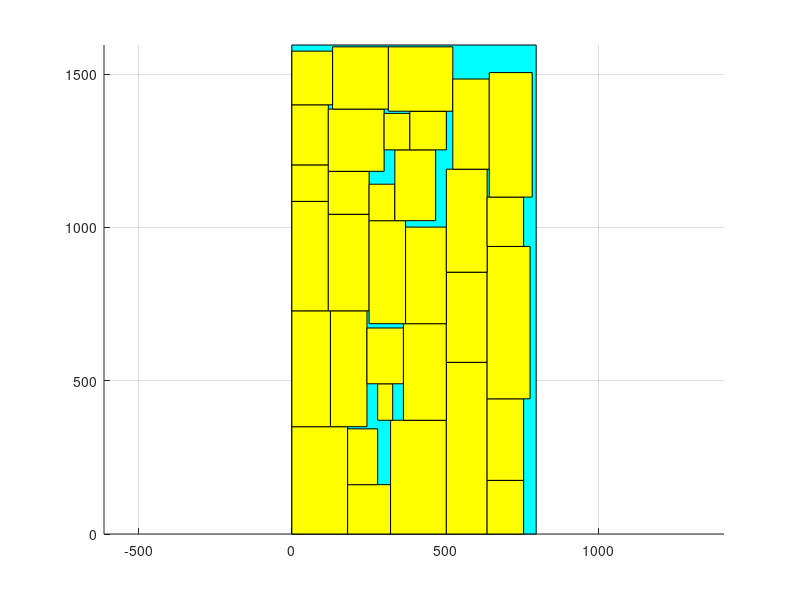

Source code (MATLAB):
axis equal;
hold on;
grid on;
block_x=[0 0 797 797 0];
block_y=[0 1595 1595 0 0];
fill(block_x, block_y, 'c');
block_x=[0 0 182 182 0];
block_y=[0 350 350 0 0];
fill(block_x, block_y, 'y');
block_x=[182 182 322 322 182];
block_y=[0 161 161 0 0];
fill(block_x, block_y, 'y');
block_x=[0 0 126 126 0];
block_y=[350 728 728 350 350];
fill(block_x, block_y, 'y');
block_x=[322 322 504 504 322];
block_y=[0 371 371 0 0];
fill(block_x, block_y, 'y');
block_x=[182 182 280 280 182];
block_y=[161 343 343 161 161];
fill(block_x, block_y, 'y');
block_x=[126 126 245 245 126];
block_y=[350 728 728 350 350];
fill(block_x, block_y, 'y');
block_x=[0 0 119 119 0];
block_y=[728 1085 1085 728 728];
fill(block_x, block_y, 'y');
block_x=[504 504 637 637 504];
block_y=[0 560 560 0 0];
fill(block_x, block_y, 'y');
block_x=[280 280 329 329 280];
block_y=[371 490 490 371 371];
fill(block_x, block_y, 'y');
block_x=[245 245 364 364 245];
block_y=[490 672 672 490 490];
fill(block_x, block_y, 'y');
block_x=[119 119 252 252 119];
block_y=[728 1043 1043 728 728];
fill(block_x, block_y, 'y');
block_x=[0 0 119 119 0];
block_y=[1085 1204 1204 1085 1085];
fill(block_x, block_y, 'y');
block_x=[637 637 756 756 637];
block_y=[0 175 175 0 0];
fill(block_x, block_y, 'y');
block_x=[364 364 504 504 364];
block_y=[371 686 686 371 371];
fill(block_x, block_y, 'y');
block_x=[252 252 371 371 252];
block_y=[686 1022 1022 686 686];
fill(block_x, block_y, 'y');
block_x=[119 119 252 252 119];
block_y=[1043 1183 1183 1043 1043];
fill(block_x, block_y, 'y');
block_x=[0 0 119 119 0];
block_y=[1204 1400 1400 1204 1204];
fill(block_x, block_y, 'y');
block_x=[637 637 756 756 637];
block_y=[175 441 441 175 175];
fill(block_x, block_y, 'y');
block_x=[504 504 637 637 504];
block_y=[560 854 854 560 560];
fill(block_x, block_y, 'y');
block_x=[371 371 504 504 371];
block_y=[686 1001 1001 686 686];
fill(block_x, block_y, 'y');
block_x=[252 252 336 336 252];
block_y=[1022 1141 1141 1022 1022];
fill(block_x, block_y, 'y');
block_x=[119 119 301 301 119];
block_y=[1183 1386 1386 1183 1183];
fill(block_x, block_y, 'y');
block_x=[0 0 133 133 0];
block_y=[1400 1575 1575 1400 1400];
fill(block_x, block_y, 'y');
block_x=[637 637 777 777 637];
block_y=[441 938 938 441 441];
fill(block_x, block_y, 'y');
block_x=[336 336 469 469 336];
block_y=[1022 1253 1253 1022 1022];
fill(block_x, block_y, 'y');
block_x=[301 301 385 385 301];
block_y=[1253 1372 1372 1253 1253];
fill(block_x, block_y, 'y');
block_x=[133 133 315 315 133];
block_y=[1386 1589 1589 1386 1386];
fill(block_x, block_y, 'y');
block_x=[385 385 504 504 385];
block_y=[1253 1379 1379 1253 1253];
fill(block_x, block_y, 'y');
block_x=[315 315 525 525 315];
block_y=[1379 1589 1589 1379 1379];
fill(block_x, block_y, 'y');
block_x=[504 504 637 637 504];
block_y=[854 1190 1190 854 854];
fill(block_x, block_y, 'y');
block_x=[525 525 644 644 525];
block_y=[1190 1484 1484 1190 1190];
fill(block_x, block_y, 'y');
block_x=[637 637 756 756 637];
block_y=[938 1099 1099 938 938];
fill(block_x, block_y, 'y');
block_x=[644 644 784 784 644];
block_y=[1099 1505 1505 1099 1099];
fill(block_x, block_y, 'y');
